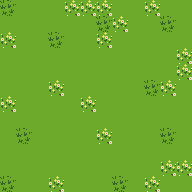

Below is a game level as drawn by its tile map, then a one-line description and the .tmx that defines it (tile-layer data replaced by summaries):
An orthogonal 12x12 tile map with 16x16 px tiles, 1 tile layer (map), 3 tilesets and 68 objects (bridge, signpost).

<map version="1.0" orientation="orthogonal" renderorder="right-down" width="12" height="12" tilewidth="16" tileheight="16" nextobjectid="142">
 <tileset firstgid="1" name="basictiles_2" tilewidth="16" tileheight="16" tilecount="120" columns="8">
  <image source="../../assets/tileset/basictiles_2.png" width="128" height="240" />
 </tileset>
 <tileset firstgid="121" name="characters_1" tilewidth="16" tileheight="16" tilecount="96" columns="12">
  <image source="../../assets/tileset/characters_1.png" width="192" height="128" />
  <tile id="0">
   <animation>
    <frame tileid="48" duration="100" />
    <frame tileid="49" duration="100" />
    <frame tileid="50" duration="100" />
   </animation>
  </tile>
  <tile id="48">
   <animation>
    <frame tileid="48" duration="100" />
    <frame tileid="49" duration="100" />
    <frame tileid="50" duration="100" />
   </animation>
  </tile>
  <tile id="72">
   <animation>
    <frame tileid="72" duration="100" />
    <frame tileid="73" duration="100" />
    <frame tileid="74" duration="100" />
   </animation>
  </tile>
 </tileset>
 <tileset firstgid="217" name="things_0" tilewidth="16" tileheight="16" tilecount="96" columns="12">
  <image source="../../assets/tileset/things_0.png" width="192" height="128" />
 </tileset>
 <layer name="map" width="12" height="12">
  <data>[144 cells, 144 non-empty, 3 distinct tile ids]</data>
 </layer>
 <objectgroup name="objectsTerrain">
  <object id="24" gid="11" x="64" y="64" width="16" height="16" />
  <object id="25" gid="11" x="48" y="64" width="16" height="16" />
  <object id="26" gid="11" x="80" y="64" width="16" height="16" />
  <object id="27" gid="11" x="96" y="80" width="16" height="16" />
  <object id="28" gid="11" x="96" y="64" width="16" height="16" />
  <object id="29" gid="11" x="96" y="112" width="16" height="16" />
  <object id="30" gid="11" x="96" y="144" width="16" height="16" />
  <object id="36" gid="14" x="48" y="128" width="16" height="16" />
  <object id="37" gid="14" x="64" y="128" width="16" height="16" />
  <object id="38" gid="14" x="96" y="128" width="16" height="16" />
  <object id="39" gid="14" x="80" y="128" width="16" height="16" />
  <object id="40" gid="14" x="112" y="128" width="16" height="16" />
  <object id="41" gid="14" x="128" y="128" width="16" height="16" />
  <object id="42" gid="14" x="144" y="128" width="16" height="16" />
  <object id="43" gid="14" x="160" y="128" width="16" height="16" />
  <object id="44" gid="14" x="176" y="128" width="16" height="16" />
  <object id="45" gid="14" x="32" y="128" width="16" height="16" />
  <object id="46" gid="14" x="16" y="128" width="16" height="16" />
  <object id="47" gid="14" x="0" y="128" width="16" height="16" />
  <object id="48" gid="14" x="16" y="160" width="16" height="16" />
  <object id="49" gid="14" x="112" y="160" width="16" height="16" />
  <object id="50" gid="14" x="144" y="160" width="16" height="16" />
  <object id="51" gid="14" x="160" y="160" width="16" height="16" />
  <object id="52" gid="14" x="128" y="160" width="16" height="16" />
  <object id="53" gid="14" x="80" y="160" width="16" height="16" />
  <object id="54" gid="14" x="48" y="160" width="16" height="16" />
  <object id="55" gid="14" x="32" y="160" width="16" height="16" />
  <object id="56" gid="14" x="64" y="160" width="16" height="16" />
  <object id="57" gid="14" x="0" y="160" width="16" height="16" />
  <object id="58" gid="14" x="176" y="160" width="16" height="16" />
  <object id="59" gid="14" x="96" y="160" width="16" height="16" />
  <object id="60" gid="11" x="96" y="176" width="16" height="16" />
  <object id="62" gid="11" x="96" y="192" width="16" height="16" />
  <object id="64" gid="77" x="144" y="48" width="16" height="16" />
  <object id="65" gid="77" x="160" y="112" width="16" height="16" />
  <object id="66" gid="77" x="16" y="192" width="16" height="16" />
  <object id="67" gid="77" x="32" y="48" width="16" height="16" />
  <object id="69" gid="77" x="176" y="16" width="16" height="16" />
  <object id="70" gid="21" x="64" y="112" width="16" height="16" />
  <object id="71" gid="21" x="160" y="192" width="16" height="16" />
  <object id="72" gid="78" x="32" y="16" width="16" height="16" />
  <object id="73" gid="78" x="48" y="32" width="16" height="16" />
  <object id="74" gid="78" x="144" y="176" width="16" height="16" />
  <object id="82" gid="109" x="96" y="16" width="16" height="16" />
  <object id="83" gid="108" x="80" y="16" width="16" height="16" />
  <object id="84" gid="116" x="80" y="32" width="16" height="16" />
  <object id="85" gid="117" x="96" y="32" width="16" height="16" />
  <object id="97" gid="14" x="0" y="96" width="16" height="16" />
  <object id="98" gid="14" x="16" y="96" width="16" height="16" />
  <object id="99" gid="14" x="32" y="96" width="16" height="16" />
  <object id="100" gid="14" x="48" y="96" width="16" height="16" />
  <object id="101" gid="14" x="64" y="96" width="16" height="16" />
  <object id="102" gid="14" x="80" y="96" width="16" height="16" />
  <object id="103" gid="14" x="112" y="96" width="16" height="16" />
  <object id="104" gid="14" x="96" y="96" width="16" height="16" />
  <object id="105" gid="14" x="128" y="96" width="16" height="16" />
  <object id="106" gid="14" x="144" y="96" width="16" height="16" />
  <object id="107" gid="14" x="176" y="96" width="16" height="16" />
  <object id="108" gid="14" x="160" y="96" width="16" height="16" />
  <object id="109" name="bridge" gid="89" x="96" y="96" width="16" height="16" />
  <object id="125" gid="31" x="128" y="80" width="16" height="16" />
  <object id="127" gid="31" x="32" y="176" width="16" height="16" />
 </objectgroup>
 <objectgroup name="objectsGame">
  <object id="20" gid="49" x="48" y="64" width="16" height="16" rotation="-90" />
 </objectgroup>
 <objectgroup name="objectsPLAYERTOOLS">
  <object id="22" gid="28" x="96" y="112" width="16" height="16" />
  <object id="63" gid="28" x="96" y="144" width="16" height="16" />
  <object id="130" name="signpost" gid="68" x="96" y="64" width="16" height="16" />
 </objectgroup>
 <objectgroup name="characters">
  <object id="140" gid="193" x="64" y="64" width="16" height="16" />
  <object id="137" gid="121" x="96" y="176" width="16" height="16" />
 </objectgroup>
</map>
